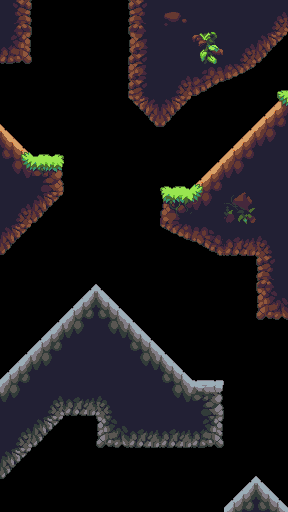

This is a level from a 2D game, rendered from its Tiled map with the project's own tilesets. A one-line summary and the complete map file follow:
An orthogonal 9x16 tile map with 32x32 px tiles, 2 tile layers (Tile Layer 1, 1) and 22 objects.

<map version="1.0" orientation="orthogonal" renderorder="right-down" width="9" height="16" tilewidth="32" tileheight="32" nextobjectid="53">
 <tileset firstgid="1" name="jungleset" tilewidth="32" tileheight="32" tilecount="512" columns="32">
  <image source="../images/map1.png" trans="ffffff" width="1024" height="512" />
 </tileset>
 <layer name="Tile Layer 1" width="9" height="16">
  <data encoding="csv">
14,0,0,0,13,177,146,146,327,
262,0,0,0,45,146,209,327,359,
0,0,0,0,77,327,294,295,7,
8,0,0,0,358,359,0,7,39,
40,3,0,0,0,0,7,39,71,
72,35,0,0,0,1,39,71,146,
327,359,0,0,0,33,71,178,146,
359,0,0,0,0,292,293,261,326,
0,0,9,10,0,0,0,0,13,
0,9,41,42,10,0,0,0,260,
9,41,73,74,42,10,0,0,0,
41,73,146,146,74,42,323,0,0,
73,331,265,330,146,74,355,0,0,
331,363,0,264,265,265,266,0,0,
363,0,0,0,0,0,0,9,10,
0,0,0,0,0,0,0,41,42
</data>
 </layer>
 <objectgroup name="collision">
  <object id="23" x="-32" y="-32">
   <polygon points="0,0 64,0 64,96 32,96 -32,32" />
  </object>
  <object id="25" x="32" y="160">
   <polygon points="0,0 -96,-96 -96,128" />
  </object>
  <object id="26" x="32" y="160">
   <polygon points="0,0 32,0 32,32 -128,192 -96,128" />
  </object>
  <object id="28" x="-64" y="0">
   <polygon points="0,0 0,64 -32,32" />
  </object>
  <object id="29" x="32" y="-32">
   <polygon points="0,0 96,0 64,-32" />
  </object>
  <object id="30" x="128" y="-32">
   <polygon points="0,0 0,128 32,160 64,128 64,0" />
  </object>
  <object id="32" x="192" y="96">
   <polygon points="0,0 64,-32 160,-128 0,-128" />
  </object>
  <object id="33" x="160" y="192">
   <polygon points="0,0 0,32 64,64 128,64 128,0" />
  </object>
  <object id="34" x="192" y="192">
   <polygon points="0,0 160,-160 160,0" />
  </object>
  <object id="36" x="192" y="544">
   <polygon points="-64,96 64,-64 224,96" />
  </object>
  <object id="37" x="320" y="544">
   <polygon points="96,96 128,-224 128,64" />
  </object>
  <object id="38" x="192" y="544">
   <polygon points="-64,96 -288,96 -192,128" />
  </object>
  <object id="39" x="96" y="288">
   <polygon points="0,0 96,96 96,160 0,160" />
  </object>
  <object id="40" x="192" y="384">
   <polygon points="0,0 32,0 32,64 0,64" />
  </object>
  <object id="41" x="96" y="288">
   <polygon points="0,0 -96,96 -96,192 -32,128" />
  </object>
  <object id="42" x="64" y="416">
   <polygon points="0,0 32,0 32,-128" />
  </object>
  <object id="43" x="-64" y="320">
   <polygon points="-32,32 -32,320 -96,96" />
  </object>
  <object id="51" x="256" y="256">
   <polygon points="0,0 0,64 192,64" />
  </object>
 </objectgroup>
 <objectgroup name="spawners" visible="0">
  <object id="45" x="-51" y="45">
   <polyline points="0,0 29,32" />
  </object>
  <object id="46" x="342" y="9">
   <polyline points="0,0 -36,43" />
  </object>
  <object id="47" x="48" y="-16">
   <polyline points="0,0 31,-1 61,5" />
  </object>
 </objectgroup>
 <objectgroup name="wallsensor" visible="0">
  <object id="50" x="32" y="-32">
   <polyline points="0,0 0,96 -64,96 -64,128 0,192 32,192 32,224 -64,320 -64,448 64,320 160,416 192,416 192,480 64,480 64,448 32,448 -64,544 -64,576 160,576 224,512 288,576 288,352 224,352 224,288 192,288 128,256 128,224 160,224 288,96 288,32 224,96 160,128 128,160 96,128 96,0 0,0" />
  </object>
 </objectgroup>
 <layer name="1" width="9" height="16">
  <data encoding="csv">
0,0,0,0,0,0,0,0,0,
0,0,0,0,0,0,0,0,0,
0,0,0,0,0,0,0,0,11,
0,0,0,0,0,0,0,0,43,
107,0,0,0,0,0,0,0,0,
139,0,0,0,0,0,108,0,0,
0,0,0,0,0,0,140,0,0,
0,0,0,0,0,0,0,0,0,
0,0,0,0,0,0,0,0,0,
0,0,0,0,0,0,0,0,0,
0,0,0,0,0,0,0,0,0,
0,0,0,0,0,0,0,0,0,
0,0,0,0,0,0,0,0,0,
0,0,0,0,0,0,0,0,0,
0,0,0,0,0,0,0,0,0,
0,0,0,0,0,0,0,0,0
</data>
 </layer>
</map>